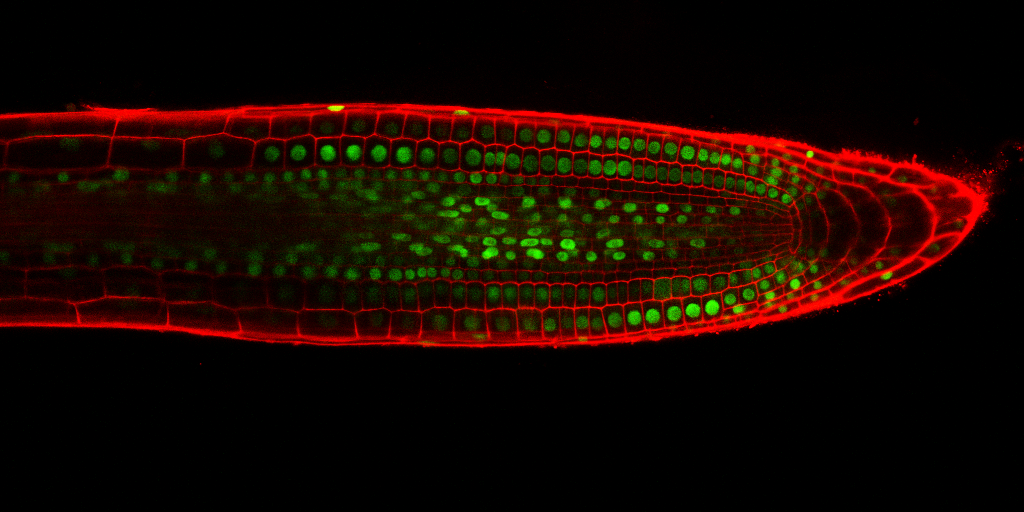
%> input picture StackNinja1.bmp, 1024 x 512 px
$ octave --eval "cw(imread('StackNinja1.bmp'));"   (GNU Octave 9; MATLAB toolbox functions it lacks are replaced by stand-ins)
%> lines starting %> are read from the running program, lines starting %| are printed output that depends on the picture; in (x1, y1, x2, y2) boxes, pixels count from 0 and x2, y2 are one past the last pixel; in counts of white or black regions, pixels touching at a corner belong together; the program's own positions count from 1
function cw(image)

%get the green dimension only
imagegreen=image(:,:,2);

%structures for morphological operations
se = strel('disk',8);
se2 = strel('disk',4);

%bottom hat filter to remove a layer of noise
thf = imbothat(imagegreen,se);
imagen=imagegreen-thf;

%blur image and open to reduce noise
h = fspecial('gaussian',3);
fimage = imfilter(imagen, h);
iadjust=imopen(fimage,se2);

%convert to black & white w/ adaptive thresholding
level = adaptthresh(iadjust,'NeighborhoodSize',[17,17] );
bw1=imbinarize(iadjust,level);
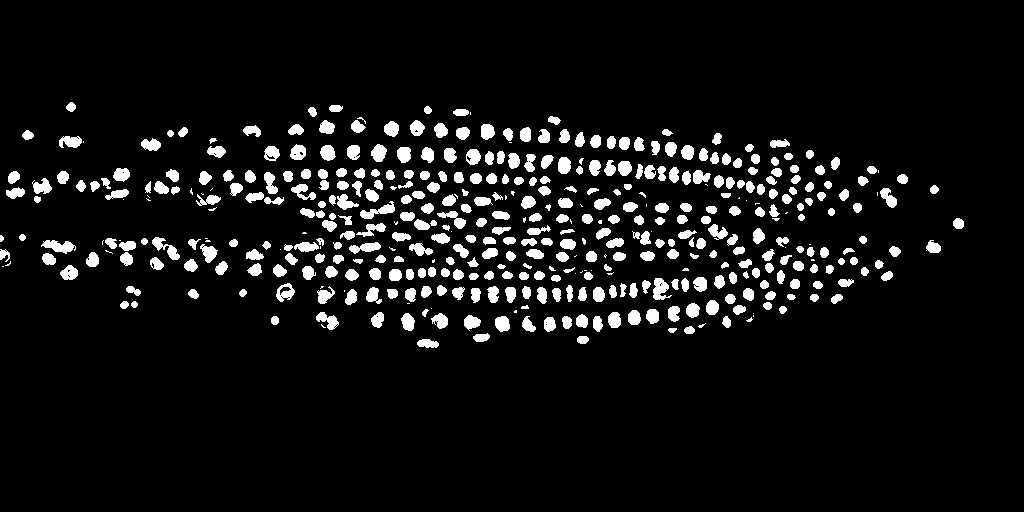
%> bw1: size 512x1024 logical; 7.3% white; 455 white regions (67 under 20 px), largest, box (x1, y1, x2, y2) and area: (41, 240, 76, 254) 278, (360, 201, 395, 219) 260, (653, 278, 672, 300) 257

%clean from noise
bw1 = bwmorph(bw1,'majority');
%> bw1: size 512x1024 logical; 7.3% white; 406 white regions (29 under 20 px), largest, box (x1, y1, x2, y2) and area: (42, 240, 75, 254) 271, (360, 201, 395, 219) 261, (119, 241, 136, 266) 261
bw1 = bwmorph(bw1,'clean');
bw=~bwareaopen(~bw1,10);

%water shedding
D = -bwdist(~bw); %invert image
mask = imextendedmin(D,1);
%> mask: size 512x1024 logical; 0.98% white in thin lines or dots, all inside (x1, y1, x2, y2) = (0, 105, 960, 345)
D2 = imimposemin(D,mask); %under exgaterate the level of segmentaion
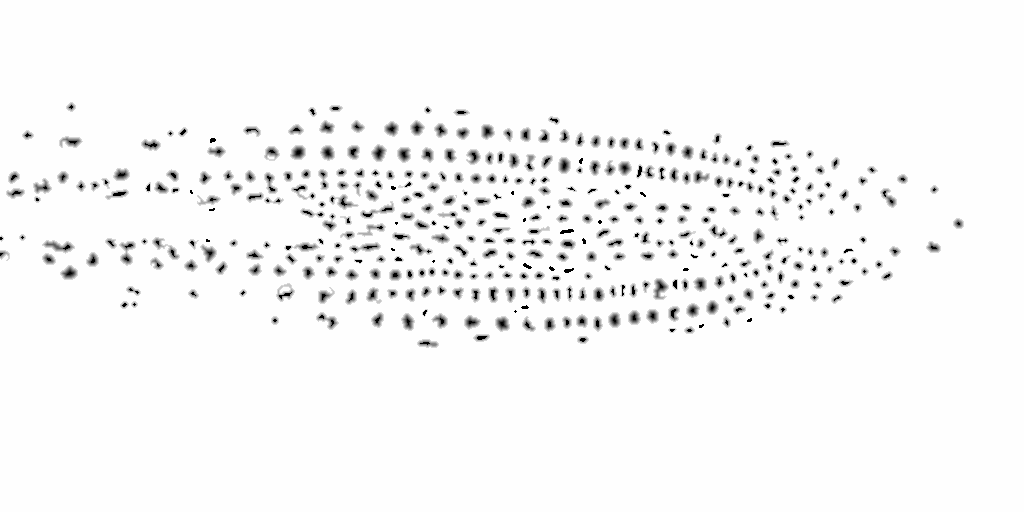
%> D2: size 512x1024 single; 0.98% of the values are NaN or infinite; the others: min -6.4, max 0.00781, mean -0.114; drawn with min black, max white, NaN and infinite black
Ld2 = watershed(D2); %get borders by watershedding
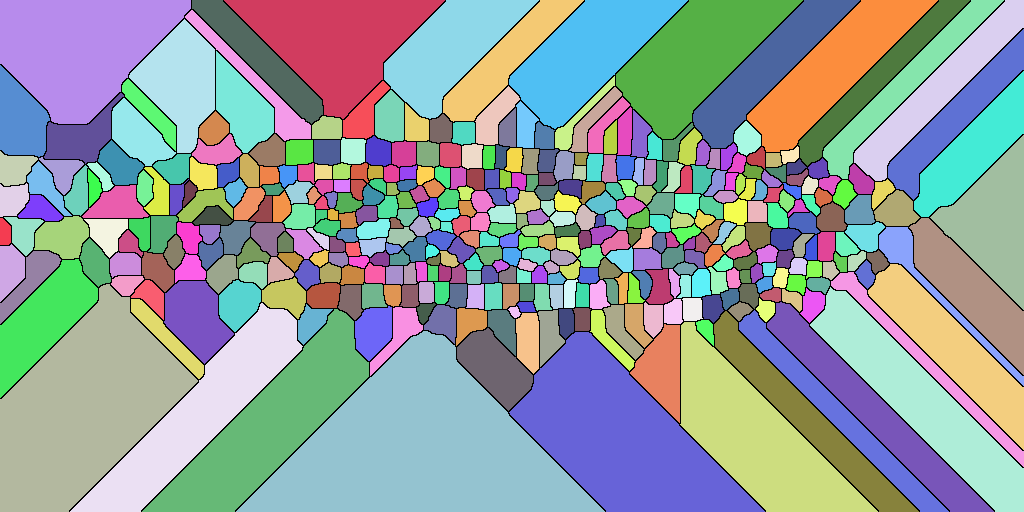
%> Ld2: size 512x1024 uint16; 418 distinct labels, from 0 to 417; one colour per label, 0 black
bw3 = bw;
bw3(Ld2 == 0) = 0; %segment image
%> bw3: size 512x1024 logical; 7.2% white; 426 white regions (28 under 20 px), largest, box (x1, y1, x2, y2) and area: (42, 240, 75, 254) 271, (653, 278, 669, 300) 255, (59, 136, 83, 148) 205
%https://blogs.mathworks.com/steve/2013/11/19/watershed-transform-question-from-tech-support/

bw3=bwareaopen(bw3,15);

%get and calculate data of segments
stats = regionprops('table',bw3,'Centroid','MajorAxisLength','MinorAxisLength','Circularity');
%> stats = 406 regions; first 5, Centroid, MajorAxisLength, MinorAxisLength and Circularity: [2.3 239] 6.43 4.18 0.86, [5.1 255.2] 12.22 10.19 0.47, [16.1 193.7] 19.61 10.08 0.77, [14.2 177.8] 14.11 10.56 0.95, [23 238] 6.93 6.93 1.01
centers = stats.Centroid;
%> centers = 406 rows, first 12: [2.3 239; 5.09 255.2; 16.05 193.7; 14.23 177.8; 23 238; 28.4 135.8; 42.95 187.5; 37.84 199.9; 59.81 246.9; 49.44 259.8; 63.51 177.9; 71.15 142.3]
circles=stats.Circularity;
%> circles = 406 values, max 1.02 at index 151, min 0.356 at index 109, mean 0.888

diameters = mean([stats.MajorAxisLength stats.MinorAxisLength],2);
%> diameters = 406 values, max 22.74 at index 9, min 4.67 at index 340, mean 11.03
radii = diameters/2;
%> radii = 406 values, max 11.37 at index 9, min 2.34 at index 340, mean 5.51
areas=pi*radii.^2;
%> areas = 406 values, max 406.1 at index 9, min 17.16 at index 340, mean 102.1

sizes=size(circles);
%> sizes = [406 1]

%get intensity for all segments
counts=0; %counter for segments with low circularity
intensity=zeros(sizes(1),1);
for i=1:sizes(1)
    intensity(i,1)=imagegreen(round(centers(i,2)),round(centers(i,1)));
   if circles(i,1)<1
       centers(i,:)=0;
       radii(i,1)=0;
       counts=counts+1;
   end

end
%> after the loop, centers = 406 rows, first 12: [0 0; 0 0; 0 0; 0 0; 23 238; 0 0; 0 0; 0 0; 0 0; 0 0; 0 0; 0 0]; counts = 392; intensity = 406 values, max 254 at index 91, min 0 at index 1, mean 69.92; radii = 406 values, max 4.39 at index 62, min 0 at index 1, mean 0.127

counts=sizes(1)-counts %get number of segments wiht high circularity
%> counts = 14

%mask the results with the original image
green=immultiply(image,cat(3, bw3, bw3, bw3));
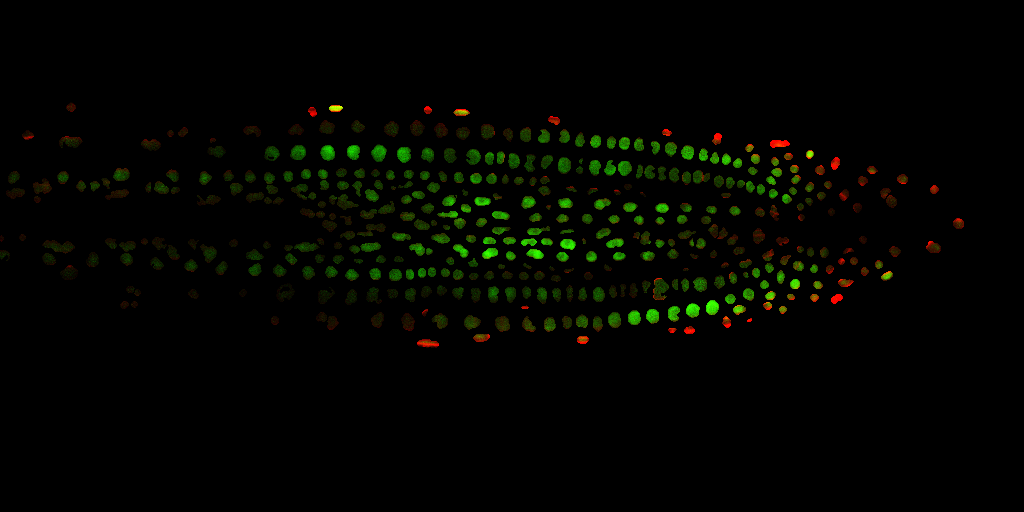
%> green: size 512x1024x3 uint8; mean R, G, B 2.8, 4.4, 0

%set the number of nuclei as title of the image and show image
caption=['number of nuclei= ',num2str(counts)];
%> caption = 'number of nuclei= 14'
h=imshow(bw3);
%h=imshow(green);
hold on
title(caption, 'FontSize', 14);

%circle segments with high circular value
%viscircles(centers,radii,'LineWidth',0.5);
hold off

%set data displayed on mouse click
dcm = datacursormode(ancestor(h, 'figure'));
set(dcm,'Enable','on','Updatefcn', {@dataCursorText,stats,imagegreen});

%set up histograms
caption=['Frequency distribution of circularity'];
figure,histogram(circles,15)
hold on
title(caption, 'FontSize', 14);
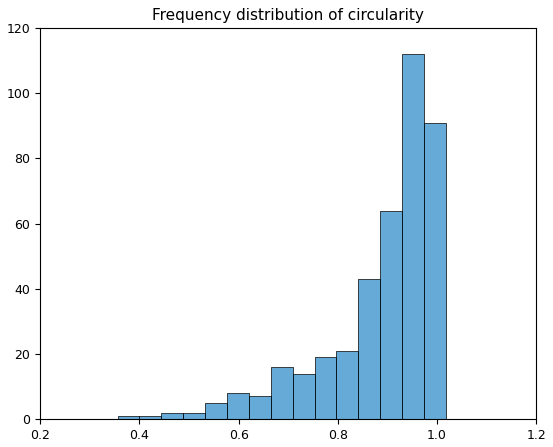
%> figure redrawn from the program's plot data; tallest bar 112 high, from x = 0.93 to 0.974
hold off
caption=['Frequency distribution of area'];
figure,histogram(areas,15)
hold on
title(caption, 'FontSize', 14);
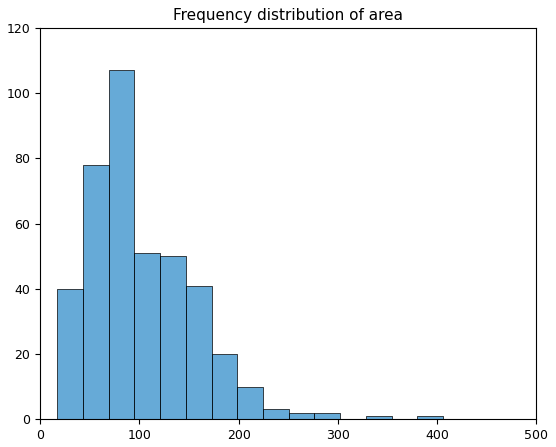
%> figure redrawn from the program's plot data; tallest bar 107 high, from x = 69.02 to 94.96
%> `cw(imread('StackNinja1.bmp'));`:
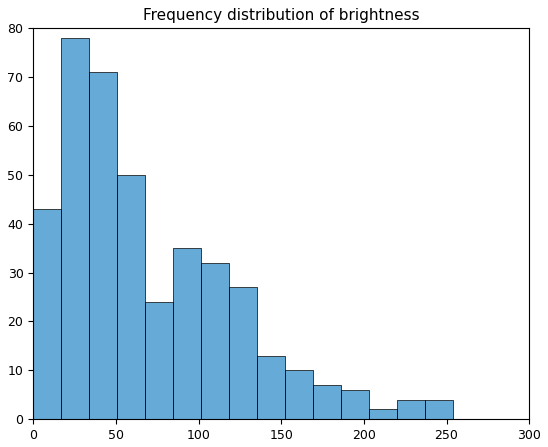
%> figure redrawn from the program's plot data; tallest bar 78 high, from x = 16.93 to 33.87
hold off
caption=['Frequency distribution of brightness'];
figure,histogram(intensity,15)
hold on
title(caption, 'FontSize', 14);
hold off

%function that returns data for mouse click
function output_text = dataCursorText(obj, event_obj,stats,imagegreen)
    %get data to be displayed
    sz=size(stats);
    pos = get(event_obj,'Position');
    diameters = mean([stats.MajorAxisLength stats.MinorAxisLength],2);
    areas=pi*(diameters./2).^2;

    %go through all segments to check which segment mouse click is on
    for j=1:sz(1)

        %calculate upper and lower bounds
        up1=stats.Centroid(j)+(diameters(j)/2);
        down1=stats.Centroid(j)-(diameters(j)/2);
        up2=stats.Centroid(j,2)+(diameters(j)/2);
        down2=stats.Centroid(j,2)-(diameters(j)/2);

        %check if mouse click is within each nucleus
        if ((pos(1)<=up1 && pos(1)>=down1) && (pos(2)<=up2 && pos(2)>=down2))

            %return data to dsiplay
            output_text={['Position: [',num2str(pos(2)),',',num2str(pos(1)),']'],['Diameter: ',num2str(diameters(j))],['Area: ',num2str(areas(j))],['Intensity: ',num2str(imagegreen(round(stats.Centroid(j,2)),round(stats.Centroid(j))))],['Circularity: ',num2str(stats.Circularity(j))]};
        end
    end

end
end

$ run again, on StackNinja2.bmp
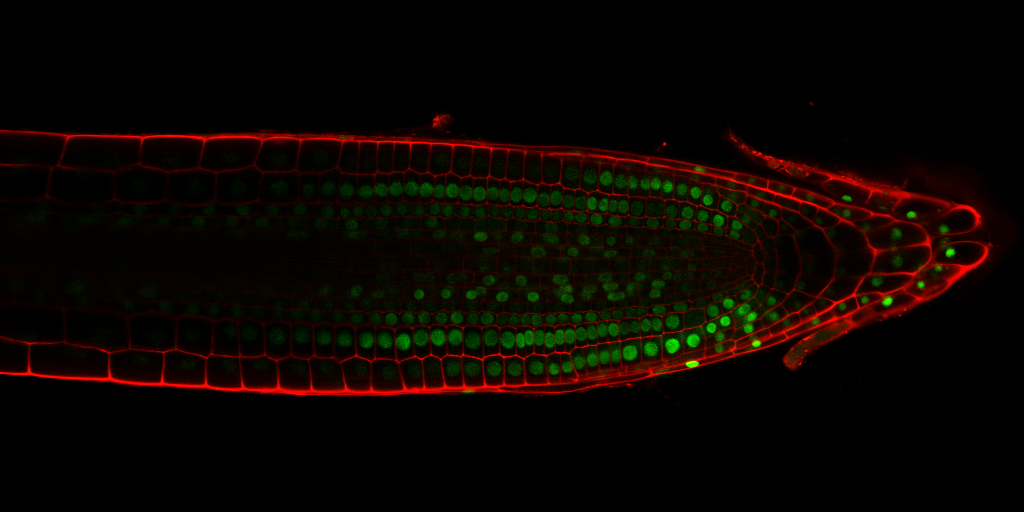
%> input picture StackNinja2.bmp, 1024 x 512 px
%> bw: size 512x1024 logical; 8.1% white; 433 white regions (26 under 20 px), largest, box (x1, y1, x2, y2) and area: (294, 377, 348, 397) 500, (812, 320, 851, 345) 413, (783, 338, 807, 371) 369
%> mask: size 512x1024 logical; 1.1% white in thin lines or dots, all inside (x1, y1, x2, y2) = (10, 134, 980, 394)
%> in cw, `Ld2 = watershed(D2);`:
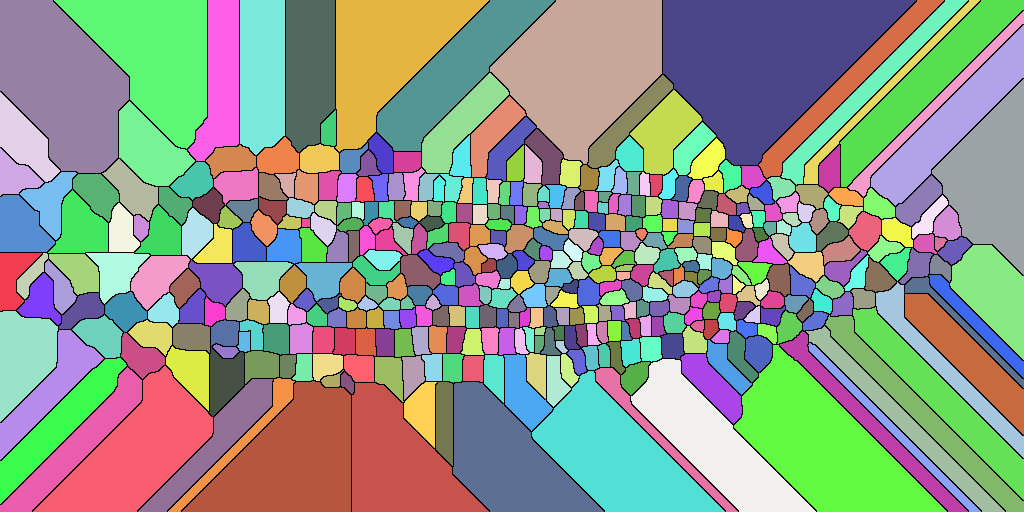
%> Ld2: size 512x1024 uint16; 454 distinct labels, from 0 to 453; one colour per label, 0 black
%> stats = 441 regions; first 5, Centroid, MajorAxisLength, MinorAxisLength and Circularity: [11.8 286.4] 12.24 8.75 0.947, [18.9 170.7] 18.38 10.16 0.839, [21 286.5] 7.97 7.13 1, [27.5 338.2] 19.33 15.21 0.811, [25.5 159.9] 13.96 9.23 0.931
%> in cw, `centers = stats.Centroid;`: centers = 441 rows, first 12: [11.8 286.4; 18.92 170.7; 21 286.5; 27.47 338.2; 25.5 159.9; 31.02 218.5; 39.75 298.7; 44.12 212.2; 68.88 291.9; 69.5 138; 80.87 287; 87.18 220.7]
%> circles = 441 values, max 1.04 at index 268, min 0.367 at index 75, mean 0.904
%> diameters = 441 values, max 32.07 at index 75, min 4.53 at index 365, mean 11.19
%> in cw, `radii = diameters/2;`: radii = 441 values, max 16.04 at index 75, min 2.27 at index 365, mean 5.6
%> areas = 441 values, max 807.9 at index 75, min 16.12 at index 365, mean 105.2
%> sizes = [441 1]
%> after the loop in cw, `for i=1:sizes(1)`: centers = 441 rows, first 12: [0 0; 0 0; 21 286.5; 0 0; 0 0; 0 0; 0 0; 0 0; 0 0; 69.5 138; 0 0; 0 0]; counts = 413; intensity = 441 values, max 255 at index 326, min 2 at index 48, mean 40.75; radii = 441 values, max 4.61 at index 316, min 0 at index 1, mean 0.236
%> in cw, `counts=sizes(1)-counts`: counts = 28
%> caption = 'number of nuclei= 28'
%> `cw(imread('StackNinja1.bmp'));`:
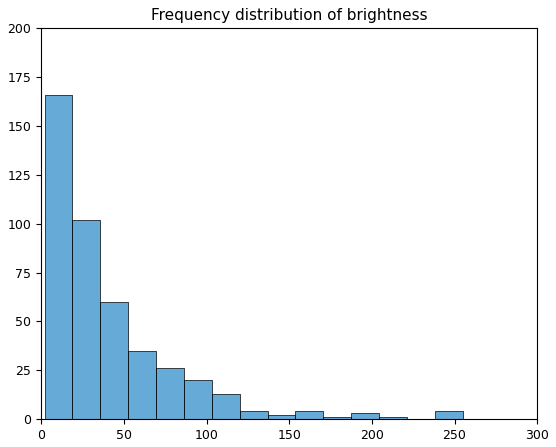
%> figure redrawn from the program's plot data; tallest bar 166 high, from x = 2 to 18.87

$ run again, on StackNinja3.bmp
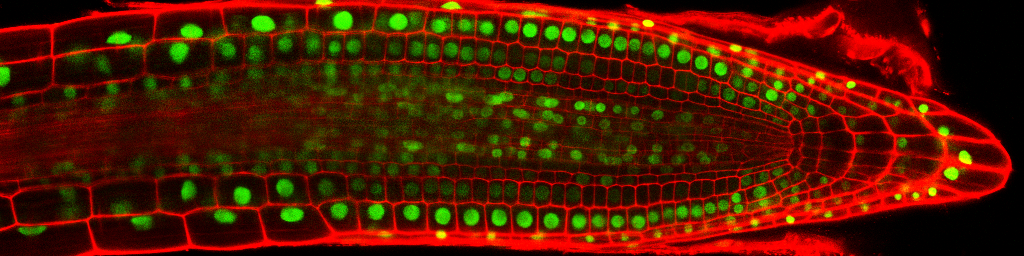
%> input picture StackNinja3.bmp, 1024 x 256 px
%> in cw, `bw1=imbinarize(iadjust,level);`:
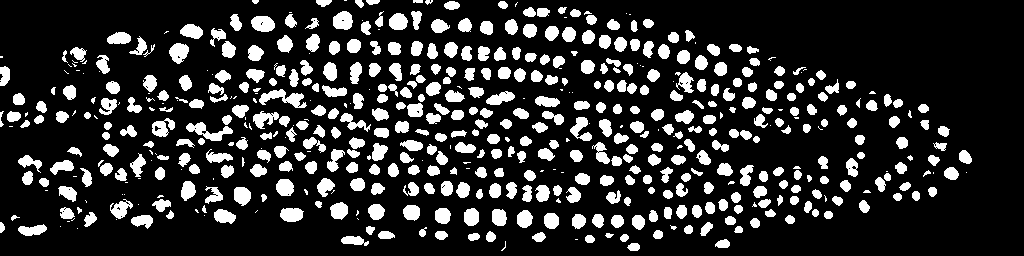
%> bw1: size 256x1024 logical; 18.3% white; 563 white regions (127 under 20 px), largest, box (x1, y1, x2, y2) and area: (259, 89, 307, 108) 421, (186, 122, 233, 141) 374, (251, 16, 275, 32) 307
%> bw: size 256x1024 logical; 18.1% white; 475 white regions (49 under 20 px), largest, box (x1, y1, x2, y2) and area: (186, 115, 233, 141) 453, (259, 89, 306, 108) 425, (251, 16, 275, 32) 310
%> mask: size 256x1024 logical; 2.2% white in thin lines or dots
%> Ld2: size 256x1024 uint16; 482 distinct labels, from 0 to 481
%> stats = 460 regions; first 5, Centroid, MajorAxisLength, MinorAxisLength and Circularity: [5.4 76.2] 21.19 10.33 0.75, [2.7 228.1] 10.34 5.23 0.767, [14.1 117.1] 14.77 10.57 0.92, [14.4 218] 6.79 4.29 0.935, [19.4 100] 12.71 12.08 0.979
%> in cw, `centers = stats.Centroid;`: centers = 460 rows, first 12: [5.42 76.23; 2.65 228.1; 14.11 117.1; 14.36 218; 19.35 99.97; 26.38 161.7; 32.99 230.8; 26.2 124.8; 28.42 178.7; 39.66 120.1; 38.51 164.8; 42.12 107.5]
%> circles = 460 values, max 1.01 at index 27, min 0.381 at index 58, mean 0.88
%> diameters = 460 values, max 21.12 at index 96, min 4.73 at index 342, mean 11.46
%> in cw, `radii = diameters/2;`: radii = 460 values, max 10.56 at index 96, min 2.36 at index 342, mean 5.73
%> areas = 460 values, max 350.2 at index 96, min 17.56 at index 342, mean 111.5
%> sizes = [460 1]
%> after the loop in cw, `for i=1:sizes(1)`: centers = 460 rows, first 12: [0 0; 0 0; 0 0; 0 0; 0 0; 0 0; 0 0; 0 0; 0 0; 0 0; 0 0; 0 0]; counts = 439; intensity = 460 values, max 255 at index 204, min 0 at index 94, mean 86.08; radii = 460 values, max 4.7 at index 326, min 0 at index 1, mean 0.169
%> in cw, `counts=sizes(1)-counts`: counts = 21
%> caption = 'number of nuclei= 21'
%> `cw(imread('StackNinja1.bmp'));`:
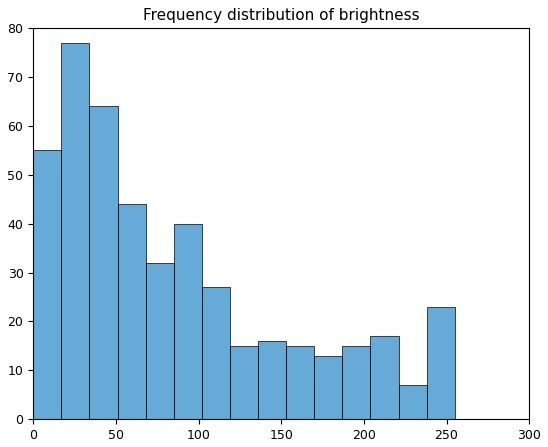
%> figure redrawn from the program's plot data; tallest bar 77 high, from x = 17 to 34
